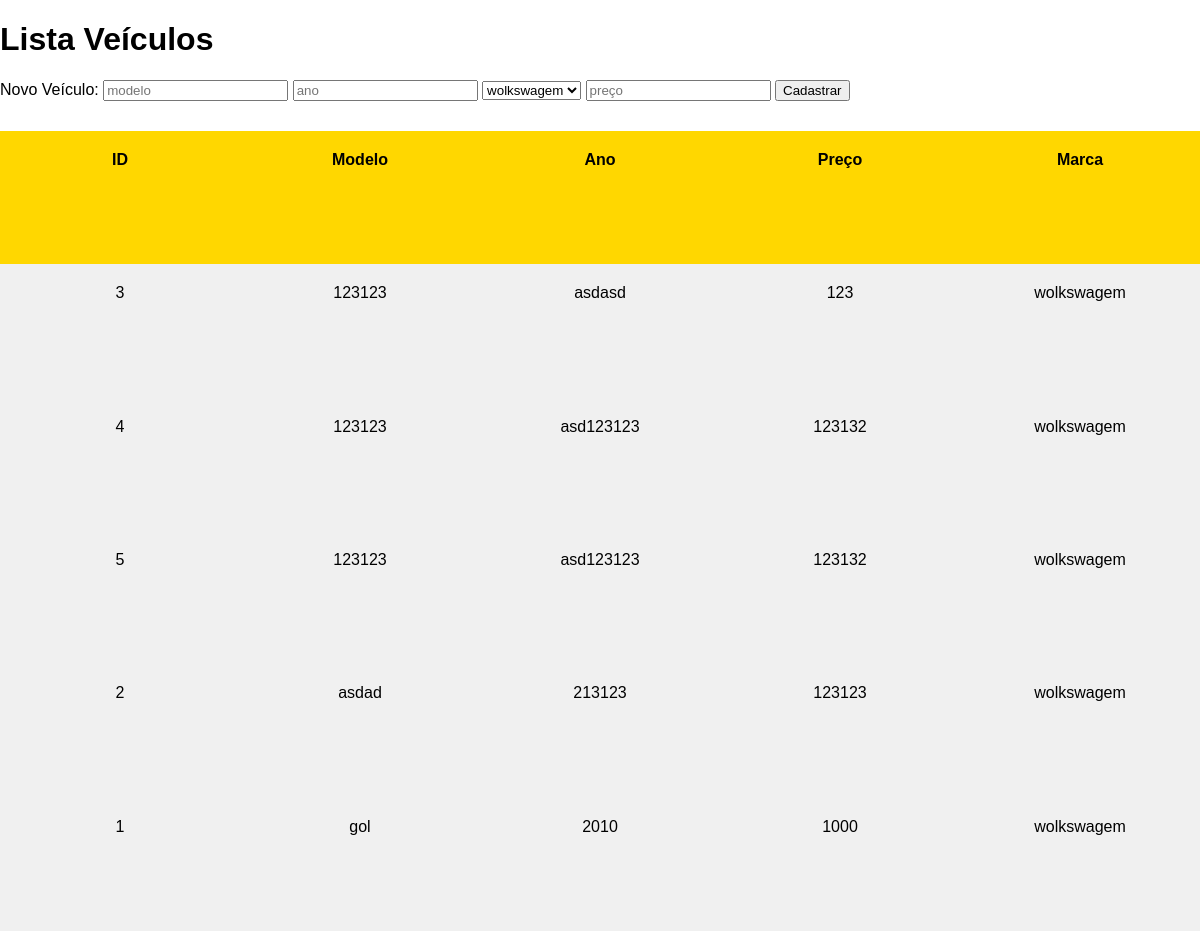
Page /views/veiculos.php (signed in) on the committed database.
### tables this page shows
CREATE TABLE `modelos` (
  `id` int(11) NOT NULL AUTO_INCREMENT,
  `modelo` varchar(255) DEFAULT NULL,
  `ano` varchar(255) DEFAULT NULL,
  `marca_id` int(11) DEFAULT NULL,
  `preco` float DEFAULT NULL,
  PRIMARY KEY (`id`),
  KEY `marca_id_idx` (`marca_id`),
  CONSTRAINT `marca_id` FOREIGN KEY (`marca_id`) REFERENCES `marcas` (`id`) ON DELETE NO ACTION ON UPDATE NO ACTION
);

CREATE TABLE `marcas` (
  `id` int(11) NOT NULL AUTO_INCREMENT,
  `nome` varchar(255) DEFAULT NULL,
  PRIMARY KEY (`id`)
);

### Models/Marca.php (called while the page is built, shortened)
<?php
class Marca
{
    private $marcas = [];
    public function getAllMarcas()
    {
        include "../db_conn.php";
        $sql = "SELECT * FROM marcas";
        $result = mysqli_query($conn, $sql);
        while($row = $result->fetch_assoc()) {
            $this->marcas[] = $row;
        }
        return json_encode($this->marcas);
    }
}

### controllers/MarcaController.php (called while the page is built, shortened)
<?php
require_once '../Models/Marca.php';
class MarcaController
{
    private $marcaModel;
    public function __construct()
    {
        $this->marcaModel = new Marca();
    }
    public function showMarcas()
    {
        return $this->marcaModel->getAllMarcas();
    }
}

### Models/Veiculo.php (called while the page is built, shortened)
<?php
class Veiculo
{
    private $veiculos = [];
    public function getAllVeiculos()
    {
        include "../db_conn.php";
        $sql = "SELECT A.*, B.nome as marca FROM modelos as A join marcas as B where A.marca_id = B.id order by A.modelo";
        $result = mysqli_query($conn, $sql);
        while($row = $result->fetch_assoc()) {
            $this->veiculos[] = $row;
        }
        return json_encode($this->veiculos);
    }
}

### controllers/VeiculoController.php (called while the page is built, shortened)
<?php
require_once '../Models/Veiculo.php';
class VeiculoController
{
    private $veiculoModel;
    public function __construct()
    {
        $this->veiculoModel = new Veiculo();
    }
    public function showVeiculos()
    {
        return $this->veiculoModel->getAllVeiculos();
    }
}

### views/veiculos.php (the view, shortened to what this page needs)
<?php
require_once '../controllers/VeiculoController.php';
require_once '../controllers/MarcaController.php';
$veiculoController = new VeiculoController();
$marcaController = new MarcaController();
$veiculos = json_decode($veiculoController->showVeiculos());
$marcas = json_decode($marcaController->showMarcas());
?>
<!DOCTYPE html>
<html lang="en">
    <head>
        <link rel="stylesheet" type="text/css" href="style.css">
    </head>
    <body>
        <h1>Lista Veículos</h1>
        <form action="veiculos.php" method="post">
            <label for="vendedor">Novo Veículo:</label>
            <input type="text" name="modelo" required placeholder="modelo">
            <input type="number" name="ano" required placeholder="ano">
            <select name="marca" required>
                <?php foreach ($marcas as $marca): ?>
                    <option value="<?php echo $marca->id; ?>"><?php echo $marca->nome; ?></option>
                <?php endforeach; ?>
            </select>
            <input type="number" name="preco" required placeholder="preço">
            <button type="submit">Cadastrar</button>
        </form>
        <div class="veiculos-grid">
            <div class="item grid-title">
                ID
            </div>
            <div class="item grid-title">
                Modelo
            </div>
            <div class="item grid-title">
                Ano
            </div>
            <div class="item grid-title">
                Preço
            </div>
            <div class="item grid-title">
                Marca
            </div>
            <?php foreach ($veiculos as $veiculo): ?>
                <div class="item">
                    <?php echo $veiculo->id; ?>
                </div>
                <div class="item">
                    <?php echo $veiculo->modelo; ?>
                </div>
                <div class="item">
                    <?php echo $veiculo->ano; ?>
                </div>
                <div class="item">
                    <?php echo $veiculo->preco; ?>
                </div>
                <div class="item">
                    <?php echo $veiculo->marca; ?>
                </div>
            <?php endforeach; ?>
        </div>
    </body>
</html>

### views/style.css (style rules this page uses)
body { font-family: Arial, sans-serif; margin: 0; padding: 0; }
.veiculos-grid { display: grid; grid-template-columns: repeat(5, 1fr); height: 800px; overflow: auto; margin-top: 30px; }
.item { background-color: #f0f0f0; padding: 20px; text-align: center; }
.grid-title { font-weight: bold; background-color: gold; }

### rows in the picture
modelos: id "3", modelo "123123", ano "asdasd", preco "123", marca.nome "wolkswagem"
modelos: id "4", modelo "123123", ano "asd123123", preco "123132", marca.nome "wolkswagem"
modelos: id "5", modelo "123123", ano "asd123123", preco "123132", marca.nome "wolkswagem"
modelos: id "2", modelo "asdad", ano "213123", preco "123123", marca.nome "wolkswagem"
modelos: id "1", modelo "gol", ano "2010", preco "1000", marca.nome "wolkswagem"

### other values in the picture
form field marca "wolkswagem"
